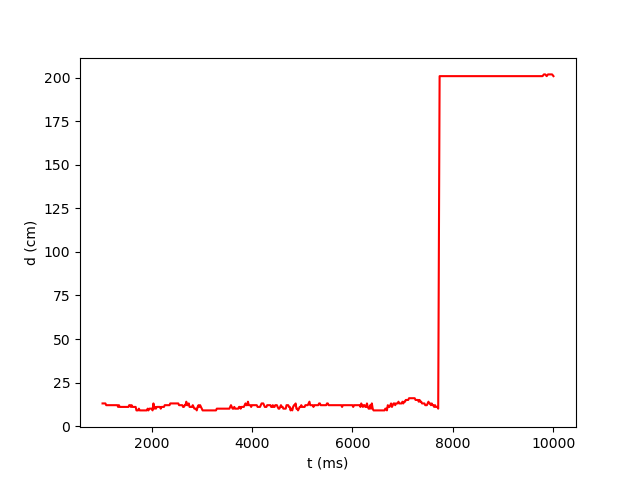

Generate this figure with Python:
import matplotlib.pyplot as plt
import serial


# Caractéristiques de l'acquisition
duree=10000 # (en ms)
nomfichier='recuperer_donnees_arduino_sonar_python'

# Ouverture du port de communication
#ser=serial.Serial('COM3',9600)
ser=serial.Serial('/dev/ttyACM0',9600)

# Pour provoquer une réinitialisation au cas où le port n'est pas fermé (vidage du buffer)
#ser.flushInput()
ser.close()
ser.open()

# Acquisition
liste_d=[]
liste_t=[]
t=0
while t<duree:
    try:
        s=ser.readline().decode('utf8').split('/')
        d=int(s[0])
        t=int(s[1])
        liste_d.append(d)
        liste_t.append(t)
        print(d,t) # Affichage de la valeur et du temps correspondant dans la console
    except:
        t=0 # Pour éviter de sortir de la boucle si une erreur survient suite à l'affectation dans la variable 't'

# Fermeture du port de communication
ser.close()

# Sauvegarde des données dans un fichier extérieur (optionnel)
fichier=open(nomfichier+'.csv','w')
fichier.write('t (ms)'+';'+'d (cm)'+'\n') # Ecriture de la première ligne

for i in range(len(liste_d)):
    fichier.write(str(liste_t[i]).replace('.',',')+';'+str(liste_d[i]).replace('.',',')+'\n') # Ecriture dans le fichier (on remplace le séparateur décimal au passage)

fichier.close() # Fermeture du fichier de sauvegarde des données

# Représentation graphique et sauvegarde de celle-ci
plt.plot(liste_t,liste_d,'r-')
plt.xlabel('t (ms)')
plt.ylabel('d (cm)')
plt.savefig(nomfichier+'.png')
plt.show()
